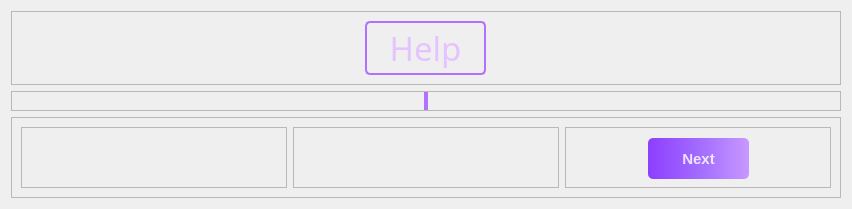
               <widget class="QWidget" name="help_page_1">
                <layout class="QVBoxLayout" name="verticalLayout_28">
                 <item>
                  <widget class="QFrame" name="h_header_6">
                   <property name="minimumSize">
                    <size>
                     <width>0</width>
                     <height>0</height>
                    </size>
                   </property>
                   <property name="maximumSize">
                    <size>
                     <width>830</width>
                     <height>91</height>
                    </size>
                   </property>
                   <property name="frameShape">
                    <enum>QFrame::StyledPanel</enum>
                   </property>
                   <property name="frameShadow">
                    <enum>QFrame::Raised</enum>
                   </property>
                   <layout class="QHBoxLayout" name="horizontalLayout_64">
                    <item>
                     <widget class="QLabel" name="label_19">
                      <property name="minimumSize">
                       <size>
                        <width>121</width>
                        <height>54</height>
                       </size>
                      </property>
                      <property name="maximumSize">
                       <size>
                        <width>121</width>
                        <height>54</height>
                       </size>
                      </property>
                      <property name="font">
                       <font>
                        <family>Swis721 BlkCn BT</family>
                        <pointsize>25</pointsize>
                        <italic>false</italic>
                        <bold>false</bold>
                       </font>
                      </property>
                      <property name="styleSheet">
                       <string notr="true">border: 2px solid #B270FF;
background: transparent;
border-radius: 5px;
padding: 5px;
color: #E4C3FF;
font: 25pt &quot;Swis721 BlkCn BT&quot;;</string>
                      </property>
                      <property name="text">
                       <string>Help</string>
                      </property>
                      <property name="alignment">
                       <set>Qt::AlignCenter</set>
                      </property>
                     </widget>
                    </item>
                   </layout>
                  </widget>
                 </item>
                 <item>
                  <widget class="QFrame" name="h_body_1">
                   <property name="minimumSize">
                    <size>
                     <width>0</width>
                     <height>0</height>
                    </size>
                   </property>
                   <property name="maximumSize">
                    <size>
                     <width>830</width>
                     <height>471</height>
                    </size>
                   </property>
                   <property name="frameShape">
                    <enum>QFrame::StyledPanel</enum>
                   </property>
                   <property name="frameShadow">
                    <enum>QFrame::Raised</enum>
                   </property>
                   <layout class="QHBoxLayout" name="horizontalLayout_65">
                    <property name="leftMargin">
                     <number>0</number>
                    </property>
                    <property name="topMargin">
                     <number>0</number>
                    </property>
                    <property name="rightMargin">
                     <number>0</number>
                    </property>
                    <property name="bottomMargin">
                     <number>0</number>
                    </property>
                    <item alignment="Qt::AlignHCenter">
                     <widget class="QLabel" name="help_7">
                      <property name="sizePolicy">
                       <sizepolicy hsizetype="Expanding" vsizetype="Expanding">
                        <horstretch>0</horstretch>
                        <verstretch>0</verstretch>
                       </sizepolicy>
                      </property>
                      <property name="styleSheet">
                       <string notr="true">border: 2px solid #B270FF;
border-radius: 5px;</string>
                      </property>
                      <property name="text">
                       <string>&lt;html&gt;&lt;head/&gt;&lt;body&gt;&lt;p&gt;&lt;img src=&quot;:/help_img/help_img/app_tuts.png&quot;/&gt;&lt;/p&gt;&lt;/body&gt;&lt;/html&gt;</string>
                      </property>
                      <property name="alignment">
                       <set>Qt::AlignCenter</set>
                      </property>
                     </widget>
                    </item>
                   </layout>
                  </widget>
                 </item>
                 <item>
                  <widget class="QFrame" name="h_footer_6">
                   <property name="minimumSize">
                    <size>
                     <width>830</width>
                     <height>81</height>
                    </size>
                   </property>
                   <property name="maximumSize">
                    <size>
                     <width>830</width>
                     <height>81</height>
                    </size>
                   </property>
                   <property name="frameShape">
                    <enum>QFrame::StyledPanel</enum>
                   </property>
                   <property name="frameShadow">
                    <enum>QFrame::Raised</enum>
                   </property>
                   <layout class="QHBoxLayout" name="horizontalLayout_66">
                    <item>
                     <widget class="QFrame" name="frame_46">
                      <property name="frameShape">
                       <enum>QFrame::StyledPanel</enum>
                      </property>
                      <property name="frameShadow">
                       <enum>QFrame::Raised</enum>
                      </property>
                      <layout class="QHBoxLayout" name="horizontalLayout_67"/>
                     </widget>
                    </item>
                    <item>
                     <widget class="QFrame" name="frame_47">
                      <property name="frameShape">
                       <enum>QFrame::StyledPanel</enum>
                      </property>
                      <property name="frameShadow">
                       <enum>QFrame::Raised</enum>
                      </property>
                     </widget>
                    </item>
                    <item>
                     <widget class="QFrame" name="frame_48">
                      <property name="frameShape">
                       <enum>QFrame::StyledPanel</enum>
                      </property>
                      <property name="frameShadow">
                       <enum>QFrame::Raised</enum>
                      </property>
                      <widget class="QPushButton" name="help_next_1">
                       <property name="geometry">
                        <rect>
                         <x>83</x>
                         <y>11</y>
                         <width>101</width>
                         <height>41</height>
                        </rect>
                       </property>
                       <property name="minimumSize">
                        <size>
                         <width>101</width>
                         <height>41</height>
                        </size>
                       </property>
                       <property name="maximumSize">
                        <size>
                         <width>101</width>
                         <height>41</height>
                        </size>
                       </property>
                       <property name="font">
                        <font>
                         <pointsize>11</pointsize>
                         <bold>true</bold>
                        </font>
                       </property>
                       <property name="cursor">
                        <cursorShape>PointingHandCursor</cursorShape>
                       </property>
                       <property name="styleSheet">
                        <string notr="true">QPushButton {
    background: qlineargradient(x1:0, y1:0, x2:1, y2:0, stop:0 #8D3EFF, stop:0.5 #A26BFF, stop:1 #C798FF);
    color: rgba(255, 255, 255, 210);
    border-radius: 5px;
}

QPushButton:hover {
    background: qlineargradient(x1:0, y1:0, x2:1, y2:0, stop:0 #B270FF, stop:0.5 #C89DFF, stop:1 #E4C3FF);
}

QPushButton:pressed {
    padding-left: 5px;
    padding-top: 5px;
    background-color: #C795FF; /* Suggested lighter pressed color */
}
</string>
                       </property>
                       <property name="text">
                        <string>Next</string>
                       </property>
                       <property name="checkable">
                        <bool>false</bool>
                       </property>
                       <property name="checked">
                        <bool>false</bool>
                       </property>
                      </widget>
                     </widget>
                    </item>
                   </layout>
                  </widget>
                 </item>
                </layout>
               </widget>
